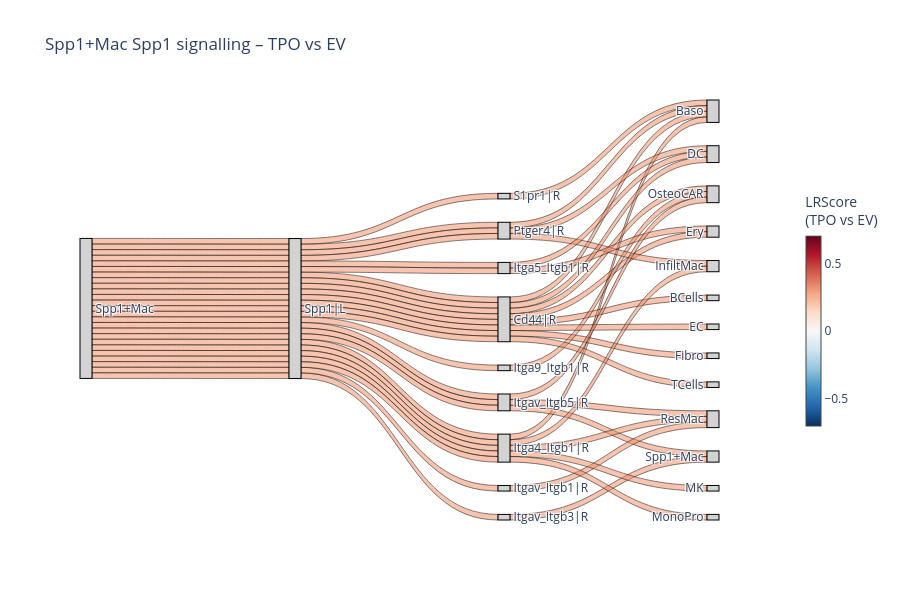

The cell this chart's notebook holds for it:
### Code cell
import module_01_sankey_plot as m01
fig = m01.plot_custom_sankey(
    adata_singlets_raw,
    table_key='TPO_x_EV',
    filter_df=colocFilt,
    source_cell='Spp1+Mac',
    ligand_gene='Spp1',
    threshold=25,
    title='Spp1+Mac Spp1 signalling – TPO vs EV',
    #save_path='../figures/revision/Spp1Mac_Spp1_sankey.html',
)
fig.show()

### Figure 1 — Plotly figure (JSON) as saved in the notebook; plotly's stock layout.template omitted (floating-point values rounded to 4 significant figures)
{"data": [{"arrangement": "snap", "link": {"color": ["rgba(239, 138, 98, 0.5)", "rgba(239, 138, 98, 0.5)", "rgba(239, 138, 98, 0.5)", "rgba(239, 138, 98, 0.5)", "rgba(239, 138, 98, 0.5)", "rgba(239, 138, 98, 0.5)", "rgba(239, 138, 98, 0.5)", "rgba(239, 138, 98, 0.5)", "rgba(239, 138, 98, 0.5)", "rgba(239, 138, 98, 0.5)", "rgba(239, 138, 98, 0.5)", "rgba(239, 138, 98, 0.5)", "rgba(239, 138, 98, 0.5)", "rgba(239, 138, 98, 0.5)", "rgba(239, 138, 98, 0.5)", "rgba(239, 138, 98, 0.5)", "rgba(239, 138, 98, 0.5)", "rgba(239, 138, 98, 0.5)", "rgba(239, 138, 98, 0.5)", "rgba(239, 138, 98, 0.5)", "rgba(239, 138, 98, 0.5)", "rgba(239, 138, 98, 0.5)", "rgba(239, 138, 98, 0.5)", "rgba(239, 138, 98, 0.5)", "rgba(239, 138, 98, 0.5)", "rgba(239, 138, 98, 0.5)", "rgba(239, 138, 98, 0.5)", "rgba(239, 138, 98, 0.5)", "rgba(239, 138, 98, 0.5)", "rgba(239, 138, 98, 0.5)", "rgba(239, 138, 98, 0.5)", "rgba(239, 138, 98, 0.5)", "rgba(239, 138, 98, 0.5)", "rgba(239, 138, 98, 0.5)", "rgba(239, 138, 98, 0.5)", "rgba(239, 138, 98, 0.5)", "rgba(239, 138, 98, 0.5)", "rgba(239, 138, 98, 0.5)", "rgba(239, 138, 98, 0.5)", "rgba(239, 138, 98, 0.5)", "rgba(239, 138, 98, 0.5)", "rgba(239, 138, 98, 0.5)", "rgba(239, 138, 98, 0.5)", "rgba(239, 138, 98, 0.5)", "rgba(239, 138, 98, 0.5)", "rgba(239, 138, 98, 0.5)", "rgba(239, 138, 98, 0.5)", "rgba(239, 138, 98, 0.5)", "rgba(239, 138, 98, 0.5)", "rgba(239, 138, 98, 0.5)", "rgba(239, 138, 98, 0.5)", "rgba(239, 138, 98, 0.5)", "rgba(239, 138, 98, 0.5)", "rgba(239, 138, 98, 0.5)", "rgba(239, 138, 98, 0.5)", "rgba(239, 138, 98, 0.5)", "rgba(239, 138, 98, 0.5)", "rgba(239, 138, 98, 0.5)", "rgba(239, 138, 98, 0.5)", "rgba(239, 138, 98, 0.5)", "rgba(239, 138, 98, 0.5)", "rgba(239, 138, 98, 0.5)", "rgba(239, 138, 98, 0.5)", "rgba(239, 138, 98, 0.5)", "rgba(239, 138, 98, 0.5)", "rgba(239, 138, 98, 0.5)", "rgba(239, 138, 98, 0.5)", "rgba(239, 138, 98, 0.5)", "rgba(239, 138, 98, 0.5)", "rgba(239, 138, 98, 0.5)", "rgba(239, 138, 98, 0.5)", "rgba(239, 138, 98, 0.5)", "rgba(239, 138, 98, 0.5)", "rgba(239, 138, 98, 0.5)", "rgba(239, 138, 98, 0.5)"], "customdata": [0.7023, 0.6801, 0.6088, 0.6029, 0.587, 0.5863, 0.5812, 0.5666, 0.5657, 0.5581, 0.5326, 0.5315, 0.5315, 0.5218, 0.5187, 0.5069, 0.5017, 0.4901, 0.4812, 0.4078, 0.4038, 0.3727, 0.3125, 0.3072, 0.3059, 0.7023, 0.6801, 0.6088, 0.6029, 0.587, 0.5863, 0.5812, 0.5666, 0.5657, 0.5581, 0.5326, 0.5315, 0.5315, 0.5218, 0.5187, 0.5069, 0.5017, 0.4901, 0.4812, 0.4078, 0.4038, 0.3727, 0.3125, 0.3072, 0.3059, 0.7023, 0.6801, 0.6088, 0.6029, 0.587, 0.5863, 0.5812, 0.5666, 0.5657, 0.5581, 0.5326, 0.5315, 0.5315, 0.5218, 0.5187, 0.5069, 0.5017, 0.4901, 0.4812, 0.4078, 0.4038, 0.3727, 0.3125, 0.3072, 0.3059], "hovertemplate": "Flow Value (LRScore): %{customdata:.3f}<extra></extra>", "line": {"color": "rgba(0, 0, 0, 0.6)", "width": 0.8}, "source": [20, 20, 20, 20, 20, 20, 20, 20, 20, 20, 20, 20, 20, 20, 20, 20, 20, 20, 20, 20, 20, 20, 20, 20, 20, 22, 22, 22, 22, 22, 22, 22, 22, 22, 22, 22, 22, 22, 22, 22, 22, 22, 22, 22, 22, 22, 22, 22, 22, 22, 8, 2, 2, 13, 2, 19, 2, 10, 2, 2, 12, 13, 11, 17, 2, 17, 17, 9, 9, 13, 8, 8, 8, 2, 8], "target": [22, 22, 22, 22, 22, 22, 22, 22, 22, 22, 22, 22, 22, 22, 22, 22, 22, 22, 22, 22, 22, 22, 22, 22, 22, 8, 2, 2, 13, 2, 19, 2, 10, 2, 2, 12, 13, 11, 17, 2, 17, 17, 9, 9, 13, 8, 8, 8, 2, 8, 1, 0, 16, 21, 6, 1, 5, 16, 4, 23, 21, 18, 18, 1, 1, 3, 7, 5, 3, 16, 18, 7, 14, 3, 15], "value": [1.0, 1.0, 1.0, 1.0, 1.0, 1.0, 1.0, 1.0, 1.0, 1.0, 1.0, 1.0, 1.0, 1.0, 1.0, 1.0, 1.0, 1.0, 1.0, 1.0, 1.0, 1.0, 1.0, 1.0, 1.0, 1.0, 1.0, 1.0, 1.0, 1.0, 1.0, 1.0, 1.0, 1.0, 1.0, 1.0, 1.0, 1.0, 1.0, 1.0, 1.0, 1.0, 1.0, 1.0, 1.0, 1.0, 1.0, 1.0, 1.0, 1.0, 1.0, 1.0, 1.0, 1.0, 1.0, 1.0, 1.0, 1.0, 1.0, 1.0, 1.0, 1.0, 1.0, 1.0, 1.0, 1.0, 1.0, 1.0, 1.0, 1.0, 1.0, 1.0, 1.0, 1.0, 1.0]}, "node": {"color": "lightgray", "label": ["BCells", "Baso", "Cd44|R", "DC", "EC", "Ery", "Fibro", "InfiltMac", "Itga4_Itgb1|R", "Itga5_Itgb1|R", "Itga9_Itgb1|R", "Itgav_Itgb1|R", "Itgav_Itgb3|R", "Itgav_Itgb5|R", "MK", "MonoPro", "OsteoCAR", "Ptger4|R", "ResMac", "S1pr1|R", "Spp1+Mac", "Spp1+Mac", "Spp1|L", "TCells"], "line": {"color": "black", "width": 1}, "pad": 35, "thickness": 12}, "type": "sankey"}, {"hoverinfo": "none", "marker": {"cmax": 0.7023, "cmin": -0.7023, "colorbar": {"len": 0.6, "thickness": 15, "title": {"side": "top", "text": "LRScore<br>(TPO vs EV)"}, "x": 1.12}, "colorscale": [[0, "rgb(5,48,97)"], [0.1, "rgb(33,102,172)"], [0.2, "rgb(67,147,195)"], [0.3, "rgb(146,197,222)"], [0.4, "rgb(209,229,240)"], [0.5, "rgb(247,247,247)"], [0.6, "rgb(253,219,199)"], [0.7, "rgb(244,165,130)"], [0.8, "rgb(214,96,77)"], [0.9, "rgb(178,24,43)"], [1, "rgb(103,0,31)"]], "showscale": true}, "mode": "markers", "showlegend": false, "type": "scatter", "x": [null], "y": [null]}], "layout": {"font": {"size": 12}, "height": 600, "margin": {"r": 160}, "paper_bgcolor": "white", "plot_bgcolor": "white", "title": {"text": "Spp1+Mac Spp1 signalling – TPO vs EV"}, "width": 900, "xaxis": {"showgrid": false, "showticklabels": false, "zeroline": false}, "yaxis": {"showgrid": false, "showticklabels": false, "zeroline": false}}}
